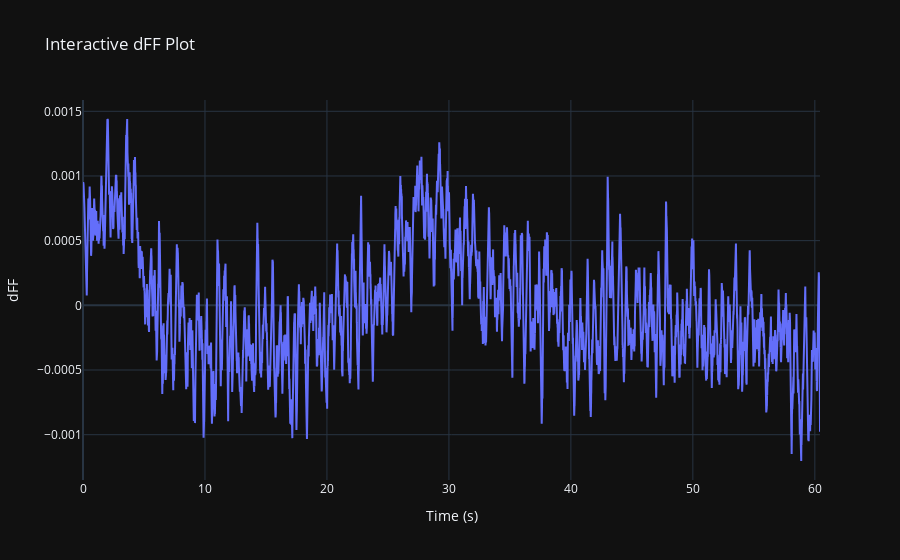

The notebook cell saved with this chart:
### Code cell
import plotly.graph_objects as go


# Create the plot
fig = go.Figure()

# Add a trace
fig.add_trace(go.Scatter(x=time, y=smoothed_dFF, mode='lines', name='dFF'))

# Customize the layout
fig.update_layout(
    title='Interactive dFF Plot',
    xaxis_title='Time (s)',
    yaxis_title='dFF',
    template='plotly_dark'
)

# Show the plot
fig.show()

### Figure 1 — Plotly figure (JSON) as saved in the notebook; plotly's stock layout.template omitted (floating-point values rounded to 4 significant figures; data arrays with more than 128 entries replaced by an {"elided": "..."} marker saying what was removed)
{"data": [{"mode": "lines", "name": "dFF", "type": "scatter", "x": {"elided": "7856 float values"}, "y": {"elided": "7856 float values"}}], "layout": {"title": {"text": "Interactive dFF Plot"}, "xaxis": {"title": {"text": "Time (s)"}}, "yaxis": {"title": {"text": "dFF"}}}}
